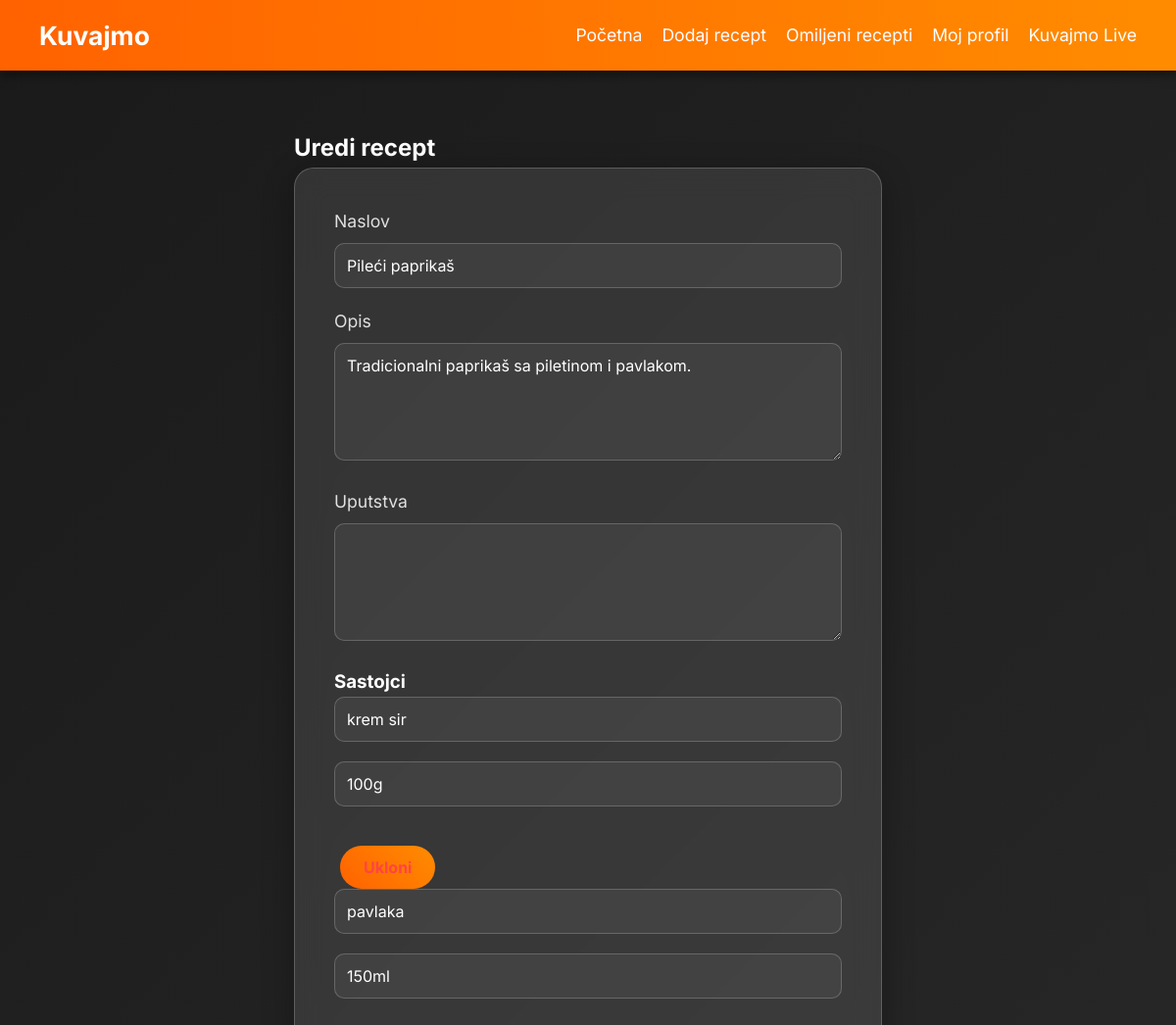
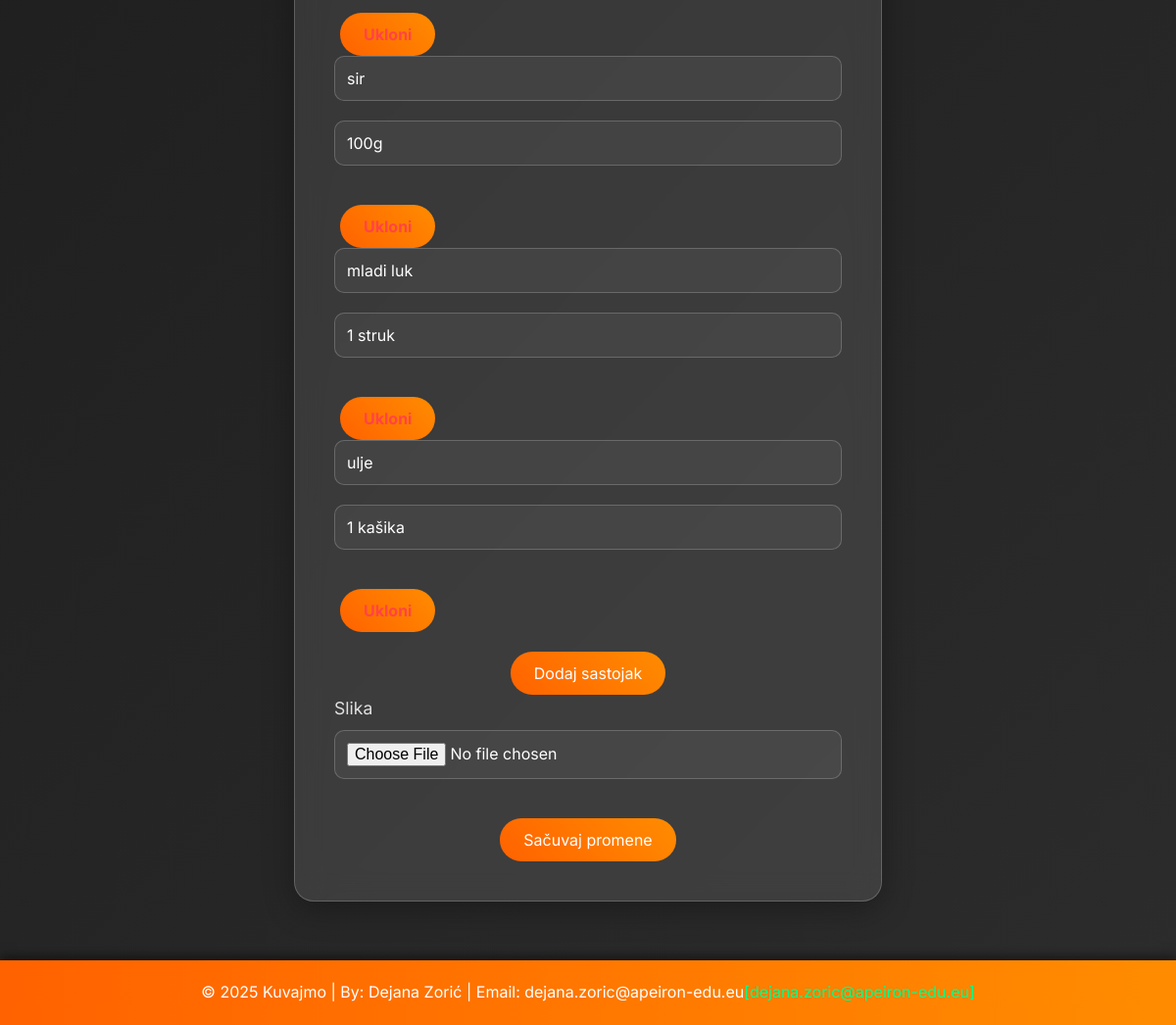
The page /recipe_edit.php?id=3 (signed in) on the database its author committed (2 pictures, top to bottom).
### tables this page shows
CREATE TABLE `recipes` (
  `id` int(11) NOT NULL,
  `title` varchar(255) NOT NULL,
  `description` text NOT NULL,
  `instructions` text NOT NULL,
  `image` varchar(255) DEFAULT NULL,
  `user_id` int(11) DEFAULT NULL,
  `created_at` timestamp NOT NULL DEFAULT current_timestamp()
);

CREATE TABLE `recipe_ingredient` (
  `id` int(11) NOT NULL,
  `recipe_id` int(11) DEFAULT NULL,
  `ingredient_id` int(11) DEFAULT NULL,
  `quantity` varchar(255) DEFAULT NULL,
  `created_at` timestamp NOT NULL DEFAULT current_timestamp()
);

CREATE TABLE `ingredients` (
  `id` int(11) NOT NULL,
  `name` varchar(255) NOT NULL,
  `created_at` timestamp NOT NULL DEFAULT current_timestamp()
);

### recipe_edit.php (the view, shortened to what this page needs)
<?php
require 'header.php';
$recipe_id = (int)$_GET['id'];
$stmt = $pdo->prepare("SELECT * FROM recipes WHERE id = ?");
$stmt->execute([$recipe_id]);
$recipe = $stmt->fetch(PDO::FETCH_ASSOC);
$stmt = $pdo->prepare("SELECT i.name, ri.quantity, ri.ingredient_id
                       FROM recipe_ingredient ri
                       JOIN ingredients i ON ri.ingredient_id = i.id
                       WHERE ri.recipe_id = ?");
$stmt->execute([$recipe_id]);
$ingredients = $stmt->fetchAll(PDO::FETCH_ASSOC);
?>
<section class="container">
    <h2>Uredi recept</h2>
    <form action="recipe_edit.php?id=<?php echo $recipe_id; ?>" method="POST" enctype="multipart/form-data">
        <label for="title">Naslov</label>
        <input type="text" name="title" id="title" value="<?php echo htmlspecialchars($recipe['title']); ?>" required>
        <label for="description">Opis</label>
        <textarea name="description" id="description" required><?php echo htmlspecialchars($recipe['description']); ?></textarea>
        <label for="steps">Uputstva</label>
        <textarea name="steps" id="steps" required><?php echo htmlspecialchars($recipe['steps']); ?></textarea>
        <h3>Sastojci</h3>
        <div id="ingredients">
            <?php foreach ($ingredients as $index => $ingredient): ?>
                <div class="ingredient-row">
                    <input type="text" name="ingredients[]" value="<?php echo htmlspecialchars($ingredient['name']); ?>" placeholder="Sastojak" required>
                    <input type="text" name="quantities[]" value="<?php echo htmlspecialchars($ingredient['quantity']); ?>" placeholder="Količina" required>
                    <button type="button" class="remove-ingredient">Ukloni</button>
                </div>
            <?php endforeach; ?>
        </div>
        <button type="button" id="add-ingredient">Dodaj sastojak</button>
        <label for="image">Slika</label>
        <input type="file" name="image" id="image" accept="image/*">
        <button type="submit">Sačuvaj promene</button>
    </form>
</section>
<?php require 'footer.php'; ?>

### style.css (style rules this page uses)
* { margin: 0; padding: 0; box-sizing: border-box; font-family: 'Inter', sans-serif; }
body { background: linear-gradient(135deg, #1a1a1a 0%, #2c2c2c 100%); color: #ffffff; line-height: 1.6; overflow-x: hidden; display: flex; flex-direction: column; min-height: 100vh; }
.container { max-width: 1200px; margin: 0 auto; padding: 0 20px; }
.remove-ingredient { margin-left: 6px; cursor: pointer; color: #ff4444; font-weight: bold; }
section.container { padding: 60px 20px; flex: 1; }
form { background: rgba(255, 251, 251, 0.1); backdrop-filter: blur(15px); border: 1px solid rgba(255, 255, 255, 0.2); border-radius: 20px; padding: 40px; max-width: 600px; width: 100%; box-shadow: 0 8px 32px rgba(0, 0, 0, 0.3); animation: slideIn 0.5s ease-in-out; }
form label { display: block; font-size: 1.1rem; margin-bottom: 8px; color: #e0e0e0; }
form input, form textarea { width: 100%; padding: 12px; margin-bottom: 20px; border: 1px solid rgba(255, 255, 255, 0.2); border-radius: 10px; background: rgba(255, 255, 255, 0.05); color: #ffffff; font-size: 1rem; transition: border-color 0.3s ease; }
form textarea { min-height: 120px; resize: vertical; }
form button { background: linear-gradient(45deg, #ff6200, #ff8c00); color: #ffffff; padding: 12px 24px; border: none; border-radius: 50px; font-size: 1rem; cursor: pointer; transition: transform 0.3s ease, box-shadow 0.3s ease; display: block; margin: 20px auto 0; }

### rows shown on the page
recipes: title "Pileći paprikaš", description "Tradicionalni paprikaš sa piletinom i pavlakom."
recipe_ingredient: ingredient.name "krem sir", quantity "100g"
recipe_ingredient: ingredient.name "pavlaka", quantity "150ml"
recipe_ingredient: ingredient.name "sir", quantity "100g"
recipe_ingredient: ingredient.name "mladi luk", quantity "1 struk"
recipe_ingredient: ingredient.name "ulje", quantity "1 kašika"
